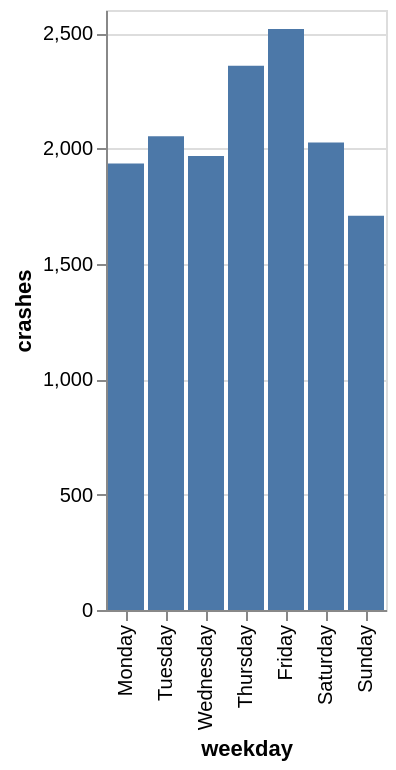

This figure's notebook cell:
### Code cell
alt.Chart(weekday_counts).mark_bar().encode(
    x=alt.X("weekday:N", sort=weekday_order),
    y="crashes:Q",
    tooltip=["weekday", "crashes"]
)

### Figure 1 — Vega-Lite specification as saved in the notebook (floating-point values rounded to 4 significant figures)
{"config": {"view": {"continuousWidth": 300, "continuousHeight": 300}}, "data": {"name": "data-3fb27055b551160211a15de3cfa2c68a"}, "mark": {"type": "bar"}, "encoding": {"tooltip": [{"field": "weekday", "type": "nominal"}, {"field": "crashes", "type": "quantitative"}], "x": {"field": "weekday", "sort": ["Monday", "Tuesday", "Wednesday", "Thursday", "Friday", "Saturday", "Sunday"], "type": "nominal"}, "y": {"field": "crashes", "type": "quantitative"}}, "$schema": "https://vega.github.io/schema/vega-lite/v5.20.1.json", "datasets": {"data-3fb27055b551160211a15de3cfa2c68a": [{"weekday": "Friday", "crashes": 2518}, {"weekday": "Thursday", "crashes": 2358}, {"weekday": "Tuesday", "crashes": 2053}, {"weekday": "Saturday", "crashes": 2026}, {"weekday": "Wednesday", "crashes": 1967}, {"weekday": "Monday", "crashes": 1935}, {"weekday": "Sunday", "crashes": 1708}]}}
